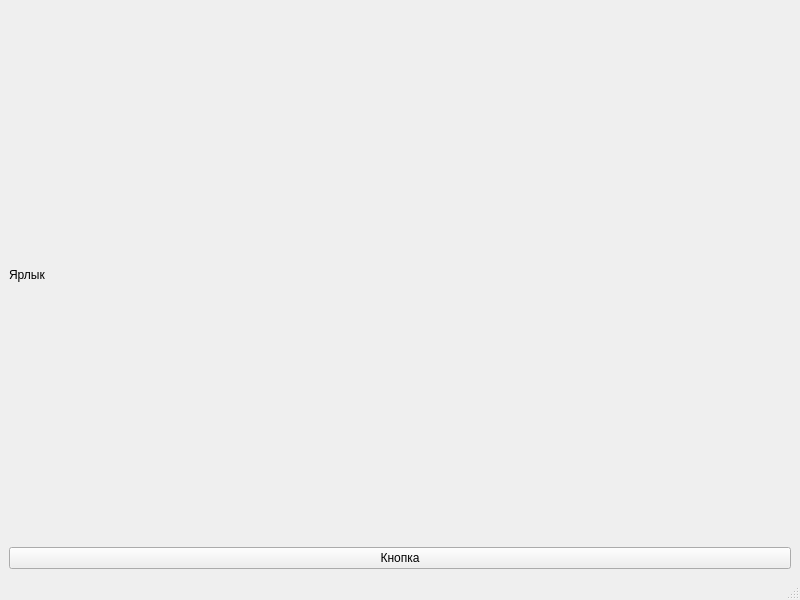
<?xml version="1.0" encoding="UTF-8"?>
<ui version="4.0">
 <class>MainWindow</class>
 <widget class="QMainWindow" name="MainWindow">
  <property name="geometry">
   <rect>
    <x>0</x>
    <y>0</y>
    <width>800</width>
    <height>600</height>
   </rect>
  </property>
  <property name="windowTitle">
   <string>MainWindow</string>
  </property>
  <widget class="QWidget" name="centralwidget">
   <layout class="QVBoxLayout" name="verticalLayout">
    <item>
     <widget class="QLabel" name="label">
      <property name="text">
       <string>Ярлык</string>
      </property>
     </widget>
    </item>
    <item>
     <widget class="QPushButton" name="pushButton">
      <property name="text">
       <string>Кнопка</string>
      </property>
     </widget>
    </item>
   </layout>
  </widget>
  <widget class="QStatusBar" name="statusbar"/>
  <widget class="QMenuBar" name="menubar">
   <property name="geometry">
    <rect>
     <x>0</x>
     <y>0</y>
     <width>800</width>
     <height>22</height>
    </rect>
   </property>
  </widget>
 </widget>
 <resources/>
 <connections/>
</ui>
